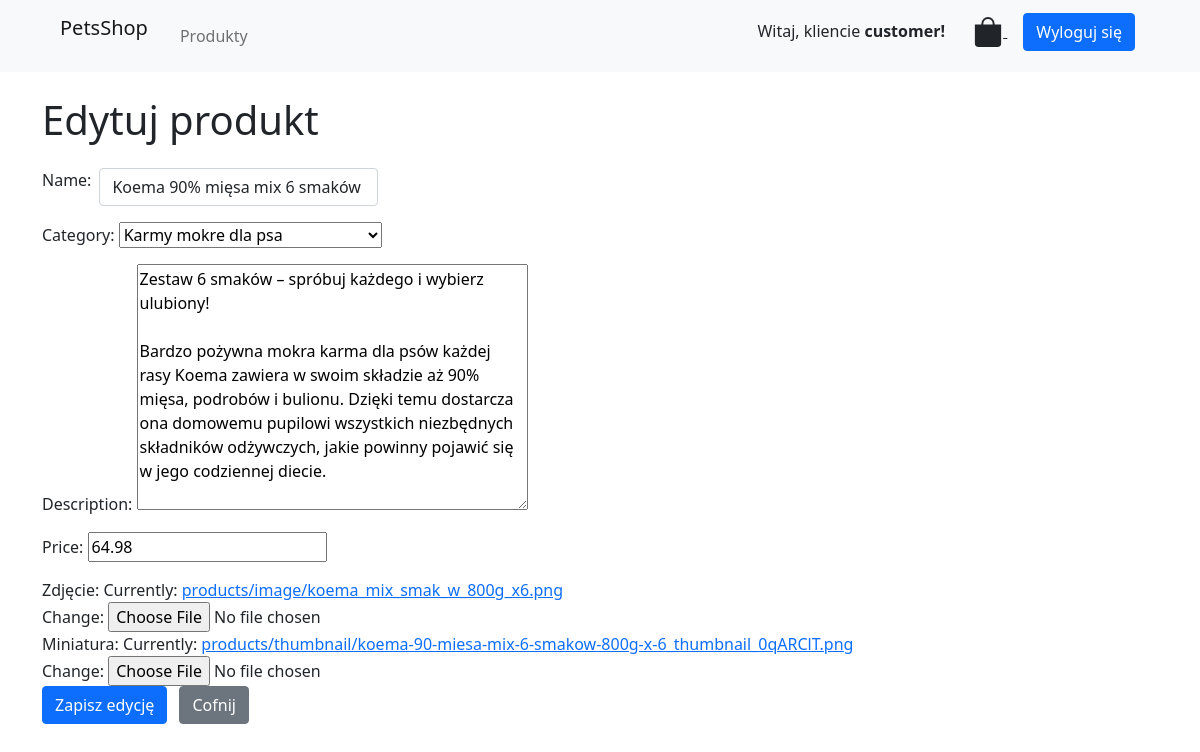
Before: /products/edit/7 (signed in) with the older database file.
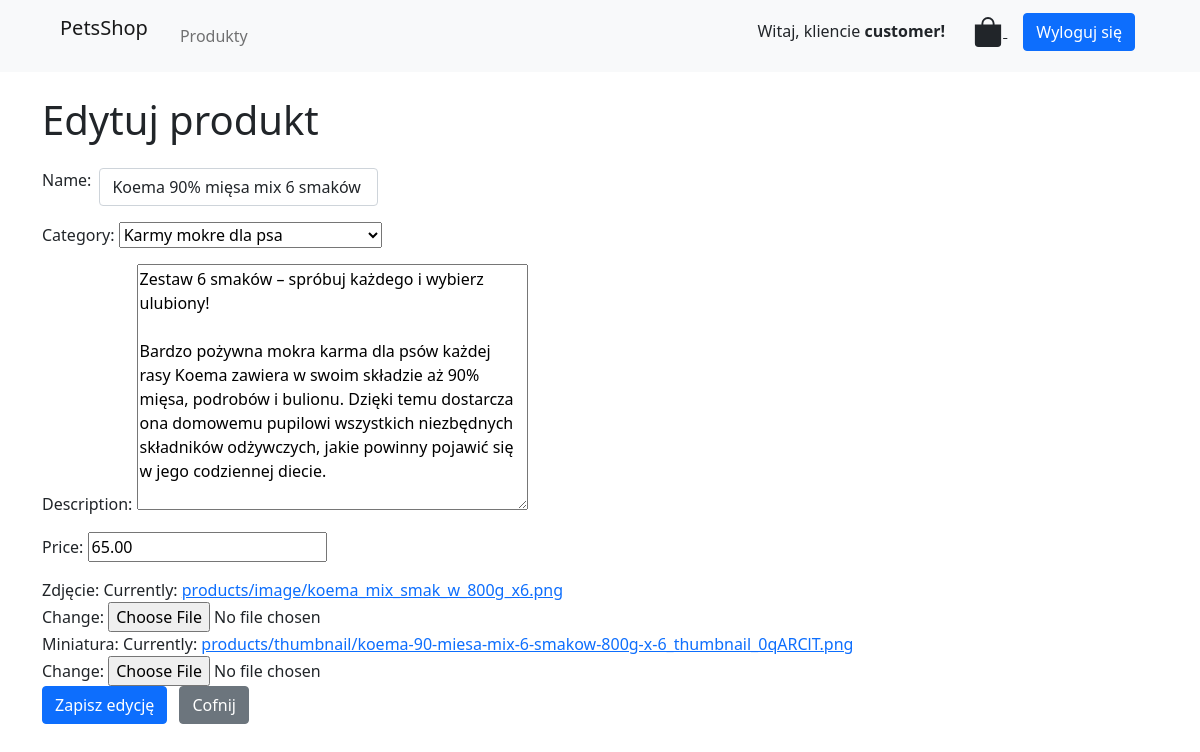
After: the same page with the newer database file.
### api/models.py (models this page shows, shortened)
class Product(models.Model):
    name = models.CharField(max_length=200, null=False)
    description = models.TextField(null=False)
    price = models.DecimalField(max_digits=6, decimal_places=2, null=False)
    category = models.ForeignKey(Category, on_delete=models.CASCADE, null=False)
    image = models.ImageField(upload_to='products/image')
    thumbnail = models.ImageField(upload_to='products/thumbnail')

### api/views.py (the view, shortened to what this page needs)
# urls.py: path('products/edit/<int:pk>', views.edit_product, name='edit_product'),
@login_required(login_url='login')
def edit_product(request, pk):
    product = get_object_or_404(Product, pk=pk)
    print(product.image)
    if request.method =="GET":
        context = {'form': ProductForm(instance=product), 'id': pk}
        return render(request, 'edit_product.html', context)

### api/forms.py
class ProductForm(forms.ModelForm):
    class Meta:
        model = Product
        fields = ['name', 'description', 'price', 'category', 'image', 'thumbnail']

### api/models.py (called while the page is built)
    def __str__(self):
        return self.name

### templates/edit_product.html (shortened to what this page needs)
{% extends 'base.html' %}
{% load widget_tweaks %}
{% block content %}
<div class="container mt-4">
    <h1 class="mb-4">Edytuj produkt</h1>
    <form method="post" enctype="multipart/form-data">
        <div class="mb-3 d-flex gap-2">
            {{ form.name.label_tag }}
            {{ form.name | add_class:'form-control w-25 w-md-full' }}
        </div>
        <div class="mb-3">
            {{ form.category.label_tag }}
            {{ form.category }}
        </div>
        <div class="mb-3">
            {{ form.description.label_tag }}
            {{ form.description }}
        </div>
        <div class="mb-3">
            {{ form.price.label_tag }}
            {{ form.price }}
        </div>
        <div>
            <label for="{{ form.image.id_for_label }}">Zdjęcie:</label>
            {{ form.image }}
        </div>
        <div>
            <label for="{{ form.thumbnail.id_for_label }}">Miniatura:</label>
            {{ form.thumbnail }}
        </div>
        <button type="submit" class="btn btn-primary">Zapisz edycję</button>
        <a href="/" class="btn btn-secondary ms-2">Cofnij</a>
    </form>
</div>
{% endblock %}

Changed rows visible on the page:
changed Product "Koema 90% mięsa mix 6 smaków 800g x 6": price "64.98" → "65.00"
